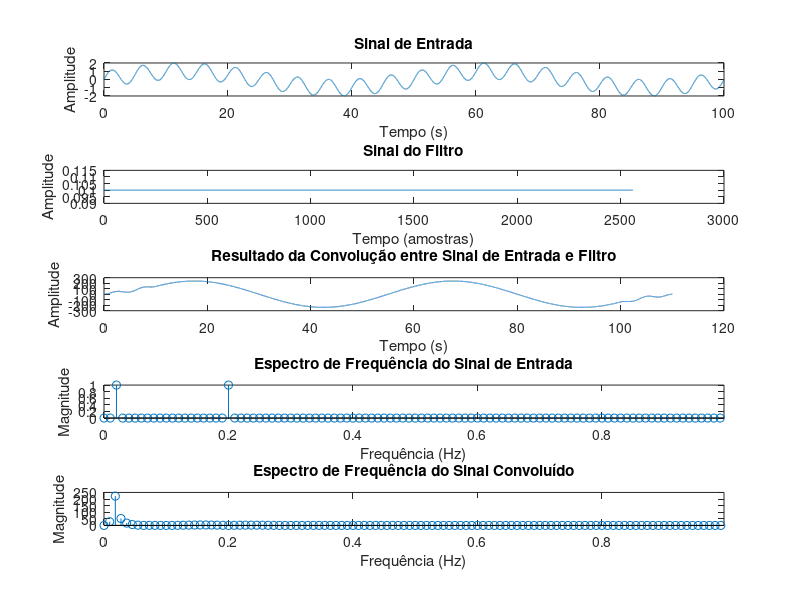

MATLAB code to generate this figure:
clc; clear; close all;

% Definir o vetor de tempo
timeIndex = 0:100;
samplingFrequency = 256; % Frequência de amostragem em Hz
timeVector = 0:1/samplingFrequency:100; % Vetor de tempo

% Criar o sinal de entrada
inputSignal = sin(2 * pi * (1/50) * timeVector) + sin(20 * pi * (1/50) * timeVector); % Sinal composto

% Plotar o sinal de entrada
subplot(5, 1, 1);
plot(timeVector, inputSignal);
title('Sinal de Entrada');
xlabel('Tempo (s)');
ylabel('Amplitude');

% Definir o vetor de tempo para o filtro e o sinal do filtro
filterTimeIndex = 0:(10 * samplingFrequency) - 1;
filterSignal = 0.1 * ones(1, 10 * samplingFrequency);

% Plotar o sinal do filtro
subplot(5, 1, 2);
plot(filterTimeIndex, filterSignal);
title('Sinal do Filtro');
xlabel('Tempo (amostras)');
ylabel('Amplitude');

% Realizar a convolução entre o sinal de entrada e o filtro
convolvedSignal = conv(inputSignal, filterSignal);

% Plotar o resultado da convolução
subplot(5, 1, 3);
plot(0:1/samplingFrequency:(length(convolvedSignal) - 1) / samplingFrequency, convolvedSignal);
title('Resultado da Convolução entre Sinal de Entrada e Filtro');
xlabel('Tempo (s)');
ylabel('Amplitude');

%%%%%%%%%%%%%%%%%%%%%

% Aplicar FFT ao sinal de entrada
nInput = length(inputSignal);
fftInput = fft(inputSignal);
fftMagnitudeInput = abs(fftInput/nInput); % Magnitude da FFT
halfMagnitudeInput = fftMagnitudeInput(1:nInput/2 + 1); % Apenas a metade positiva do espectro
halfMagnitudeInput(2:end - 1) = 2 * halfMagnitudeInput(2:end - 1); % Ajustar magnitudes

frequencyVectorInput = samplingFrequency * (0:(nInput/2)) / nInput; % Vetor de frequências

% Plotar a FFT do sinal de entrada
subplot(5, 1, 4);
stem(frequencyVectorInput, halfMagnitudeInput);
title('Espectro de Frequência do Sinal de Entrada');
xlabel('Frequência (Hz)');
ylabel('Magnitude');
xlim([0 1 - 1/samplingFrequency]); % Limitar o eixo x até a metade da frequência de amostragem

%%%%%%%%%%%%%%%%%%%%%

% Aplicar FFT ao sinal convoluído
nConvolved = length(convolvedSignal);
fftConvolved = fft(convolvedSignal);
fftMagnitudeConvolved = abs(fftConvolved/nConvolved); % Magnitude da FFT
halfMagnitudeConvolved = fftMagnitudeConvolved(1:nConvolved/2 + 1); % Apenas a metade positiva do espectro
halfMagnitudeConvolved(2:end - 1) = 2 * halfMagnitudeConvolved(2:end - 1); % Ajustar magnitudes

frequencyVectorConvolved = samplingFrequency * (0:(nConvolved/2)) / nConvolved; % Vetor de frequências

% Plotar a FFT do sinal convoluído
subplot(5, 1, 5);
stem(frequencyVectorConvolved, halfMagnitudeConvolved);
title('Espectro de Frequência do Sinal Convoluído');
xlabel('Frequência (Hz)');
ylabel('Magnitude');
xlim([0 1 - 1/samplingFrequency]); % Limitar o eixo x até a metade da frequência de amostragem

